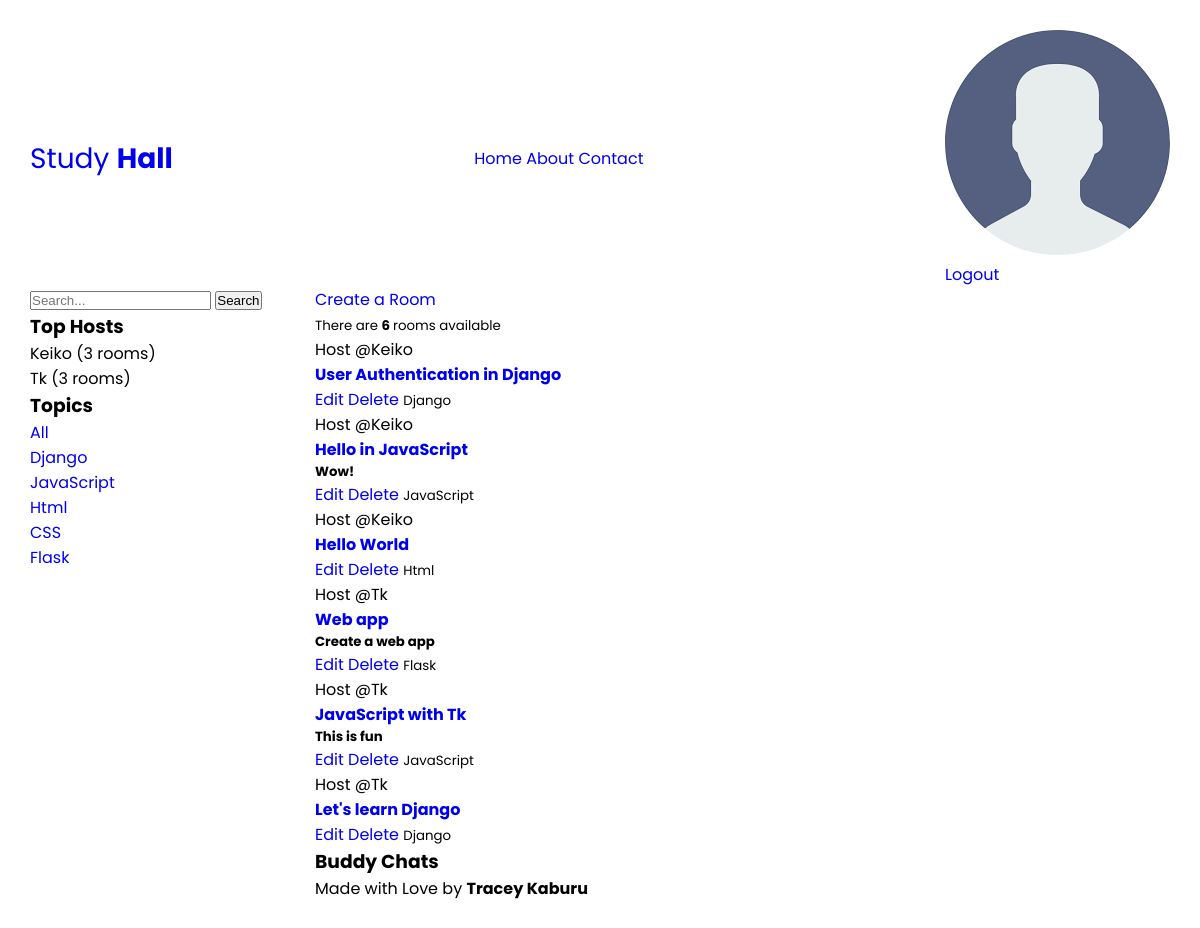
Screenshot of / (signed in) with the database file from the repository.
### StudyHall/models.py (models this page shows, shortened)
class Topics(models.Model):
    name = models.CharField(max_length=100)

class Room(models.Model):
    title = models.CharField(max_length=100)
    host = models.ForeignKey(User, on_delete=models.SET_NULL, null=True)
    description = models.TextField(null=True, blank=True)
    topic = models.ForeignKey('Topics', on_delete=models.SET_NULL, null=True)
    room_chats = models.ManyToManyField('RoomChats', related_name='room_chats', blank=True)
    members = models.ManyToManyField(User, related_name='members', blank=True)
    updated_on = models.DateTimeField(auto_now=True) # Every time there is activity in the room
    created_on = models.DateTimeField(auto_now_add=True)
    class meta:
        ordering = ['-updated_on', '-created_on']

### StudyHall/views.py (the view)
# urls.py: path('', HomeView.as_view(), name='home'),
class HomeView(ListView):
    model = Room
    template_name = 'StudyHall/home.html'
    context_object_name = 'rooms'
    def get_queryset(self):
        query = self.request.GET.get('q')
        if query:
            return Room.objects.filter(
                Q(title__icontains=query) |
                Q(description__icontains=query) |
                Q(host__username__icontains=query) |
                Q(topic__name__icontains=query)
            )
        else:
            return Room.objects.all().order_by('-updated_on', '-created_on')
    def get_context_data(self, **kwargs):
        context = super().get_context_data(**kwargs)
        context['room_count'] = Room.objects.count() # Calculate how many rooms ther are
        context['topics'] = Topics.objects.all() # get all the topics
        top_hosts = User.objects.annotate(num_rooms=Count('room')).order_by('-num_rooms')[:5]
        context['top_hosts'] = top_hosts
        return context

### StudyHall/templates/StudyHall/home.html
{% extends 'StudyHall/index.html' %}
{% block content %}
<div class="home-view">
    <div class="topics-host">
        <form class="search-bar method="GET" action="{% url 'home' %}">
            <input type="text" name="q" placeholder="Search...">
            <button type="submit">Search</button>
        </form>
        <h3>Top Hosts</h3>
        {% for host in top_hosts %}
        <div>{{ host.username }} ({{ host.num_rooms }} rooms)</div>
        {% endfor %}
        <h3>Topics</h3>
        <a href="{% url 'home' %}"> All </a>
        {% for topic in topics %}
            <div>
                <a href="{% url 'home' %}?q={{topic.name}}"> {{topic.name}} </a>
            </div>
        {% endfor %}
    </div>
    <div class="room-container">
        <a href="{% url 'create-room' %}">Create a Room</a> <br>
        <small>There are <b> {{room_count}} </b> rooms available </small>
        {% for room in rooms %}
        <div>
            <span> Host @{{room.host.username}}</span>
            <h4> <a href="{% url 'room' room.title %}">{{room.title}}</a>  </h4>
            <h5> {{room.description}} </h5>
            {% if request.user.is_authenticated %}
                {% if request.user == room.host or request.user %}
                    <a href="{% url 'update-room' room_title=room.title %}">Edit</a>
                    <a href="{% url 'delete-room' room_title=room.title %}">Delete</a>
                {% endif %}
            {% endif %}
            <small>{{ room.topic.name }}</small>
        {% empty %}
        <p>
            No rooms available
        </p>
        </div>
        {% endfor %}
    </div>
    <div class="buddy-chats">
        <h3>Buddy Chats</h3>
    </div>
</div>
{% endblock %}

### StudyHall/static/styles/main.css (style rules this page uses)
* { margin: 0; padding: 0; box-sizing: border-box; }
html { font-family: "Poppins", sans-serif; }
body { margin: 10px; padding: 20px; }
a { cursor: pointer; text-decoration: none; }
.home-view { display: grid; grid-template-columns: 1fr 3fr; }

### rows the page displays
Topics: name "Django"
Topics: name "JavaScript"
Topics: name "Html"
Topics: name "CSS"
Topics: name "Flask"
Room: host.username "Keiko", title "User Authentication in Django", shows "Edit", topic.name "Django"
Room: host.username "Keiko", title "Hello in JavaScript", description "Wow!", shows "Edit", topic.name "JavaScript"
Room: host.username "Keiko", title "Hello World", shows "Edit", topic.name "Html"
Room: host.username "Tk", title "Web app", description "Create a web app", shows "Edit", topic.name "Flask"
Room: host.username "Tk", title "JavaScript with Tk", description "This is fun", shows "Edit", topic.name "JavaScript"
Room: host.username "Tk", title "Let's learn Django", shows "Edit", topic.name "Django"

### other values shown
{{ host.username }} "Keiko"
{{ host.num_rooms }} "3"
{{ host.username }} "Tk"
{{ room_count }} "6"
